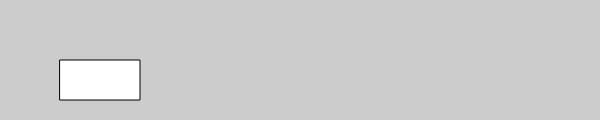
Frame 1 (no input)
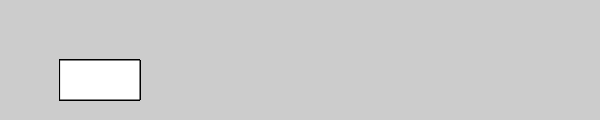
Frame 60 (no input)
Frame 120 (the mouse pressed at the canvas centre since frame 60): identical to frame 60, image omitted

The p5.js sketch that drew these frames (run headless with seeded random() and noise() and a simulated clock; from frame 60 on, the mouse is pressed at the canvas centre):

// p5.js sketch
// ── sketch.js
function setup() {
  createCanvas(600, 120);
  background(204);
}

function draw() {
  var angle = map(mouseY, 0, height, 0, TWO_PI);
  rotate(angle);
  rect(60, 60, 80, 40);
}
